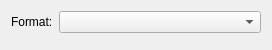
<?xml version="1.0" encoding="UTF-8"?>
<ui version="4.0">
 <class>CsvLocationExportOptionWidget</class>
 <widget class="QWidget" name="CsvLocationExportOptionWidget">
  <property name="geometry">
   <rect>
    <x>0</x>
    <y>0</y>
    <width>272</width>
    <height>50</height>
   </rect>
  </property>
  <property name="windowTitle">
   <string>Form</string>
  </property>
  <layout class="QFormLayout" name="formLayout">
   <item row="0" column="0">
    <widget class="QLabel" name="formatLabel">
     <property name="text">
      <string>Format:</string>
     </property>
    </widget>
   </item>
   <item row="0" column="1">
    <widget class="QComboBox" name="formatComboBox">
     <property name="minimumSize">
      <size>
       <width>200</width>
       <height>0</height>
      </size>
     </property>
    </widget>
   </item>
  </layout>
 </widget>
 <resources/>
 <connections/>
</ui>
